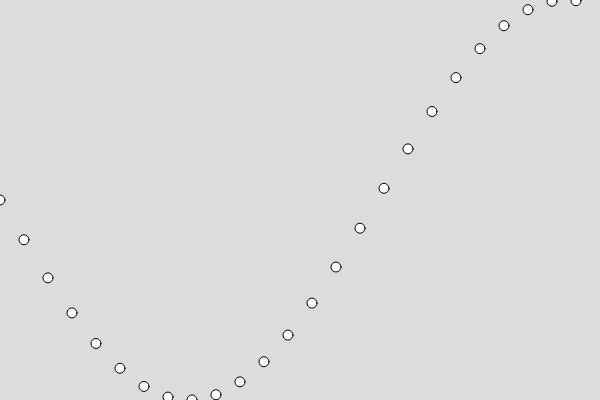
Frame 1 (no input)
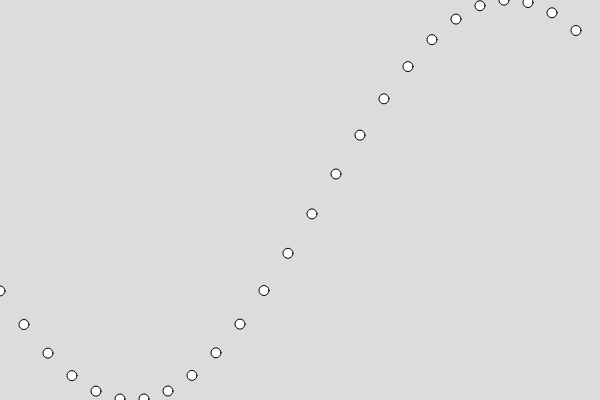
Frame 60 (no input)
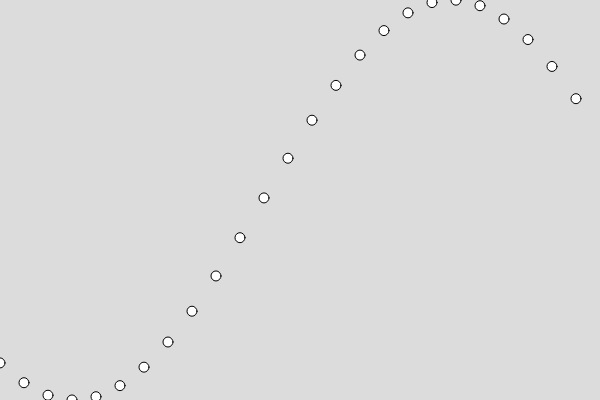
Frame 120 (the mouse pressed at the canvas centre since frame 60)

The p5.js sketch that drew these frames (run headless with seeded random() and noise() and a simulated clock; from frame 60 on, the mouse is pressed at the canvas centre):

// p5.js sketch
// ── sketch.js
// refer the maths here https://www.mathsisfun.com/sine-cosine-tangent.html
//set a global variable called "angle"
let angle = 0;

//setup your canvas
function setup() {
  createCanvas(600, 400);
}


function draw() {
//set a gray backgroun  
  background(220);

//set a variable for offset on the y-axis
  let offsetY = 0;
  
//create a for loop for the x-axis so that there are a number of circles spaced at 24 pixel part
  
  for (x = 0; x < width; x += 24) {
    a = angle + offsetY;
//map the value of sin(a) which is -1,1 from 0 to height of canvas.
    console.log(sin(a))
    y = map(sin(a), -1, 1, 0, height);
    ellipse(x, y, 10, 10)
    offsetY += 0.2;
  }
  angle += 0.008;

}
